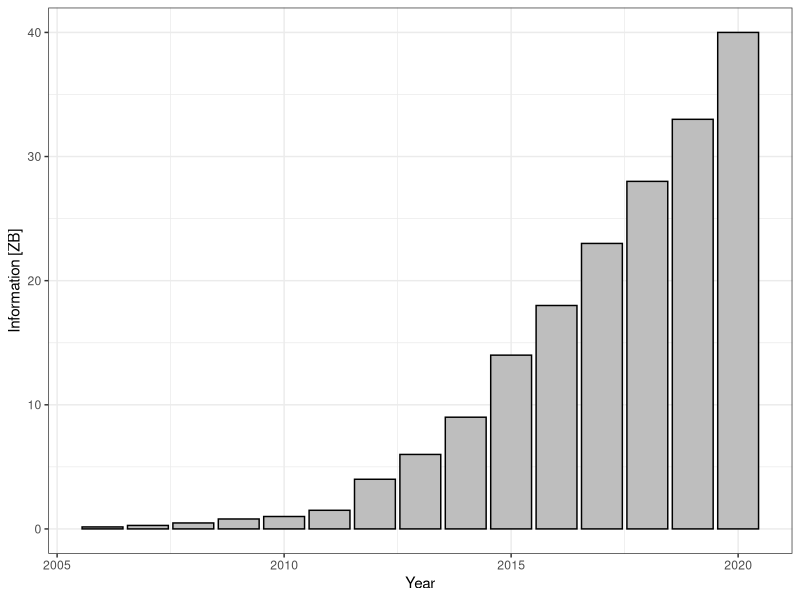
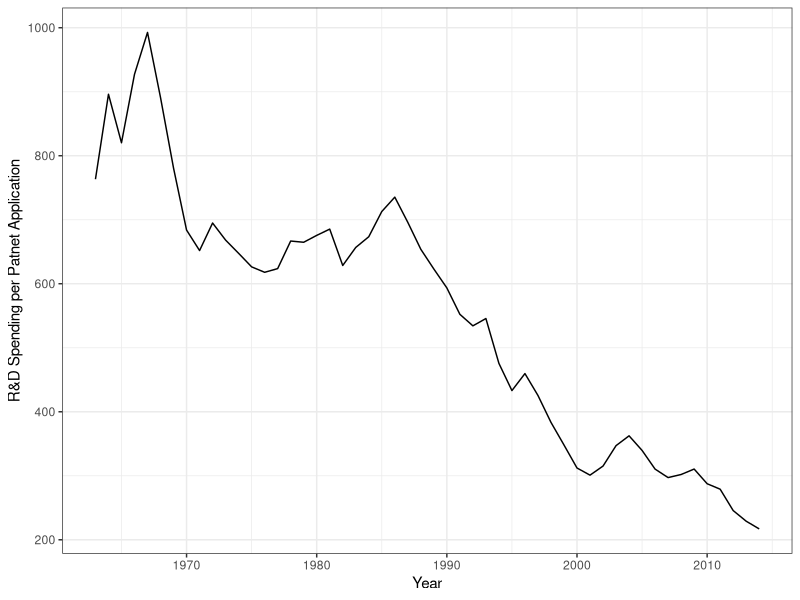

Recreate these plots in R, in order. (Note: this script raises an error after producing the figures.)
## ---- chunk 1

tabletmp <- readxl::read_xlsx("_bookdown_files/tables/data_growth.xlsx") 

ggplot2::ggplot(tabletmp,ggplot2::aes(x= Year, y=`Information [ZB]`)) +
  ggplot2::geom_bar(stat="identity", color= "black", fill="grey") +
  ggplot2::theme_bw()

## ---- chunk 2

tabletmp <- readxl::read_xlsx("_bookdown_files/tables/redexpenditure.xlsx") 

tabletmp <- dplyr::mutate(tabletmp, "R&D Spending per Patnet Application"= (`Total R&D Expenditure`/`Total Patent Applications`)*1000000)

ggplot2::ggplot(tabletmp,ggplot2::aes(x= Year, y=`R&D Spending per Patnet Application`)) +
  ggplot2::geom_line(stat="identity", color= "black", fill="grey") +
  ggplot2::theme_bw()

## ---- chunk 3

knitr::kable(
  readxl::read_xlsx("_bookdown_files/tables/introdesignscience.xlsx")
  )

## ---- chunk 4

knitr::include_graphics("_bookdown_files/figures/main_work_flow.png")

